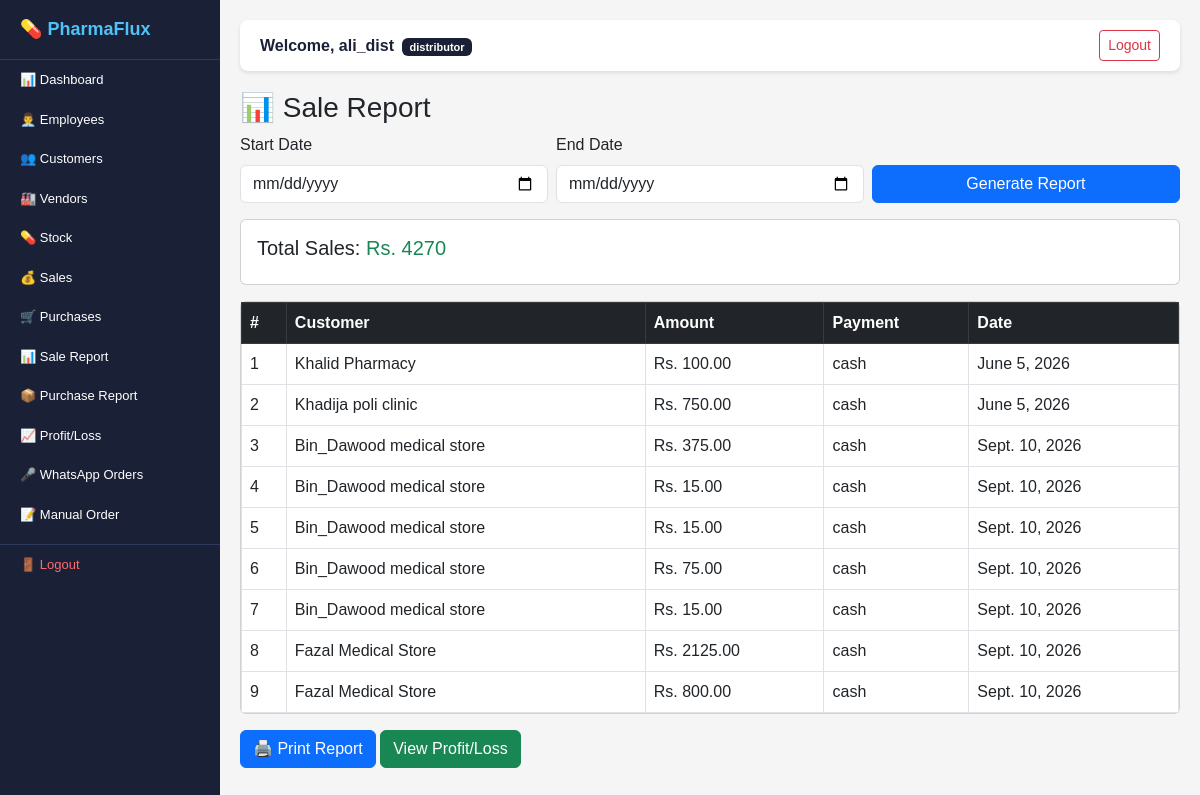
Screenshot of /reports/sales/ (signed in) with the database file from the repository.
### users/models.py (models this page shows)
class User(AbstractUser):
    ROLES = [
        ('superadmin', 'Super Admin'),
        ('distributor', 'Distributor'),
        ('employee', 'Employee'),
    ]
    role = models.CharField(
        max_length=20,
        choices=ROLES,
        default='distributor'
    )

### sales/models.py (models this page shows, shortened)
class Sale(models.Model):
    PAYMENT = [
        ('cash', 'Cash'),
        ('bank', 'Bank Transfer'),
        ('credit', 'Credit'),
    ]
    order = models.OneToOneField(
        Order,
        on_delete=models.CASCADE,
        related_name='sale'
    )
    customer = models.ForeignKey(
        Customer,
        on_delete=models.CASCADE,
        related_name='sales'
    )
    distributor = models.ForeignKey(
        Distributor,
        on_delete=models.CASCADE,
        related_name='sales'
    )
    sale_date = models.DateField(
        auto_now_add=True
    )
    total_price = models.DecimalField(
        max_digits=10,
        decimal_places=2
    )
    payment_method = models.CharField(
        max_length=20,
        choices=PAYMENT,
        default='cash'
    )

### customers/models.py (models this page shows, shortened)
class Customer(models.Model):
    distributor = models.ForeignKey(
        Distributor,
        on_delete=models.CASCADE,
        related_name='customers'
    )
    name = models.CharField(max_length=200)
    type = models.CharField(
        max_length=100,
        blank=True
    )
    contact = models.CharField(max_length=20)
    email = models.EmailField(blank=True)
    address = models.TextField(blank=True)
    whatsapp_number = models.CharField(
        max_length=20,
        blank=True
    )
    created_at = models.DateTimeField(
        auto_now_add=True
    )

### reports/views.py (the view)
# urls.py: path('sales/', views.sale_report, name='sale_report'),
@login_required
def sale_report(request):
    distributor = get_distributor(request)
    start_date = request.GET.get('start_date', '')
    end_date = request.GET.get('end_date', '')
    sales = Sale.objects.filter(distributor=distributor)
    if start_date and end_date:
        sales = sales.filter(
            sale_date__range=[start_date, end_date]
        )
    total = sales.aggregate(
        total=Sum('total_price')
    )['total'] or 0
    return render(request, 'reports/sale_report.html', {
        'sales': sales,
        'total': total,
        'start_date': start_date,
        'end_date': end_date,
    })

### reports/views.py (called while the page is built)
def get_distributor(request):
    if request.user.role == 'distributor':
        return request.user.distributor
    elif request.user.role == 'employee':
        return request.user.employee.distributor
    return None

### templates/reports/sale_report.html
{% extends 'base.html' %}
{% block content %}
<h3>📊 Sale Report</h3>
<form method="GET" class="mb-3">
    <div class="row g-2">
        <div class="col-md-4">
            <label class="form-label">Start Date</label>
            <input type="date" name="start_date"
                   class="form-control" value="{{ start_date }}">
        </div>
        <div class="col-md-4">
            <label class="form-label">End Date</label>
            <input type="date" name="end_date"
                   class="form-control" value="{{ end_date }}">
        </div>
        <div class="col-md-4 d-flex align-items-end">
            <button class="btn btn-primary w-100">Generate Report</button>
        </div>
    </div>
</form>
<div class="card mb-3">
    <div class="card-body">
        <h5>Total Sales: <span class="text-success">Rs. {{ total }}</span></h5>
    </div>
</div>
<div class="card">
    <div class="card-body p-0">
        <table class="table table-bordered mb-0">
            <thead class="table-dark">
                <tr>
                    <th>#</th>
                    <th>Customer</th>
                    <th>Amount</th>
                    <th>Payment</th>
                    <th>Date</th>
                </tr>
            </thead>
            <tbody>
                {% for sale in sales %}
                <tr>
                    <td>{{ forloop.counter }}</td>
                    <td>{{ sale.customer.name }}</td>
                    <td>Rs. {{ sale.total_price }}</td>
                    <td>{{ sale.payment_method }}</td>
                    <td>{{ sale.sale_date }}</td>
                </tr>
                {% empty %}
                <tr>
                    <td colspan="5" class="text-center text-muted py-4">No sales found</td>
                </tr>
                {% endfor %}
            </tbody>
        </table>
    </div>
</div>
<div class="mt-3">
    <button onclick="window.print()" class="btn btn-primary">🖨️ Print Report</button>
    <a href="/reports/profit-loss/" class="btn btn-success">View Profit/Loss</a>
</div>
{% endblock %}

### templates/base.html (shortened to what this page needs)
<!DOCTYPE html>
<html lang="en">
<head>
    <link href="https://cdn.jsdelivr.net/npm/bootstrap@5.3.0/dist/css/bootstrap.min.css" rel="stylesheet">
</head>
<body>
<div id="sidebar">
    <span class="brand">💊 PharmaFlux</span>
    {% if request.user.role == 'superadmin' %}
    <a href="/superadmin/" class="nav-link-item">📊 Dashboard</a>
    <a href="/superadmin/add-distributor/" class="nav-link-item">➕ Add Distributor</a>
    {% elif request.user.role == 'distributor' %}
    <a href="/dashboard/" class="nav-link-item">📊 Dashboard</a>
    <a href="/employees/" class="nav-link-item">👨‍💼 Employees</a>
    <a href="/customers/" class="nav-link-item">👥 Customers</a>
    <a href="/vendors/" class="nav-link-item">🏭 Vendors</a>
    <a href="/stock/" class="nav-link-item">💊 Stock</a>
    <a href="/sales/" class="nav-link-item">💰 Sales</a>
    <a href="/purchases/" class="nav-link-item">🛒 Purchases</a>
    <a href="/reports/sales/" class="nav-link-item">📊 Sale Report</a>
    <a href="/reports/purchases/" class="nav-link-item">📦 Purchase Report</a>
    <a href="/reports/profit-loss/" class="nav-link-item">📈 Profit/Loss</a>
    <a href="/voice-orders/" class="nav-link-item">🎤 WhatsApp Orders</a>
    <a href="/voice-orders/create/" class="nav-link-item">📝 Manual Order</a>
    {% endif %}
    <a href="/logout/" class="nav-logout">🚪 Logout</a>
</div>
<div id="main-content">
    <div class="topbar">
        <span style="font-weight:bold; color:#1a2035;">
            Welcome, {{ request.user.username }}
            <span class="badge ms-1" style="background:#1a2035; font-size:11px;">
                {{ request.user.role }}
            </span>
        </span>
        <a href="/logout/" class="btn btn-sm btn-outline-danger">Logout</a>
    </div>
    {% block content %}
    {% endblock %}
</div>
</body>
</html>

### templates/base.html (style rules this page uses)
* { margin: 0; padding: 0; box-sizing: border-box; }
body { font-family: Arial, sans-serif; background-color: #f5f5f5; }
#sidebar { width: 220px; height: 100vh; background-color: #1a2035; position: fixed; top: 0; left: 0; overflow-y: auto; overflow-x: hidden; z-index: 999; }
.brand { color: #4fc3f7; font-size: 18px; font-weight: bold; padding: 16px 20px; background: #1a2035; display: block; border-bottom: 1px solid #2d3a5e; }
.nav-link-item { color: #ffffff; padding: 10px 20px; display: block; text-decoration: none; font-size: 13px; }
.nav-logout { color: #ff6b6b; padding: 10px 20px; display: block; text-decoration: none; font-size: 13px; border-top: 1px solid #2d3a5e; margin-top: 10px; }
#main-content { margin-left: 220px; padding: 20px; }
.topbar { background: #ffffff; padding: 10px 20px; margin-bottom: 20px; border-radius: 8px; box-shadow: 0 2px 4px rgba(0,0,0,0.1); display: flex; justify-content: space-between; align-items: center; }

### rows the page displays
User: user.username "ali_dist", user.role "distributor"
Sale: customer.name "Khalid Pharmacy", total_price "100.00", payment_method "cash", sale_date "June 5, 2026"
Sale: customer.name "Khadija poli clinic", total_price "750.00", payment_method "cash", sale_date "June 5, 2026"
Sale: customer.name "Bin_Dawood medical store", total_price "375.00", payment_method "cash", sale_date "Sept. 10, 2026"
Sale: customer.name "Bin_Dawood medical store", total_price "15.00", payment_method "cash", sale_date "Sept. 10, 2026"
Sale: customer.name "Bin_Dawood medical store", total_price "15.00", payment_method "cash", sale_date "Sept. 10, 2026"
Sale: customer.name "Bin_Dawood medical store", total_price "75.00", payment_method "cash", sale_date "Sept. 10, 2026"
Sale: customer.name "Bin_Dawood medical store", total_price "15.00", payment_method "cash", sale_date "Sept. 10, 2026"
Sale: customer.name "Fazal Medical Store", total_price "2125.00", payment_method "cash", sale_date "Sept. 10, 2026"
Sale: customer.name "Fazal Medical Store", total_price "800.00", payment_method "cash", sale_date "Sept. 10, 2026"

### other values shown
{{ total }} "4270"
